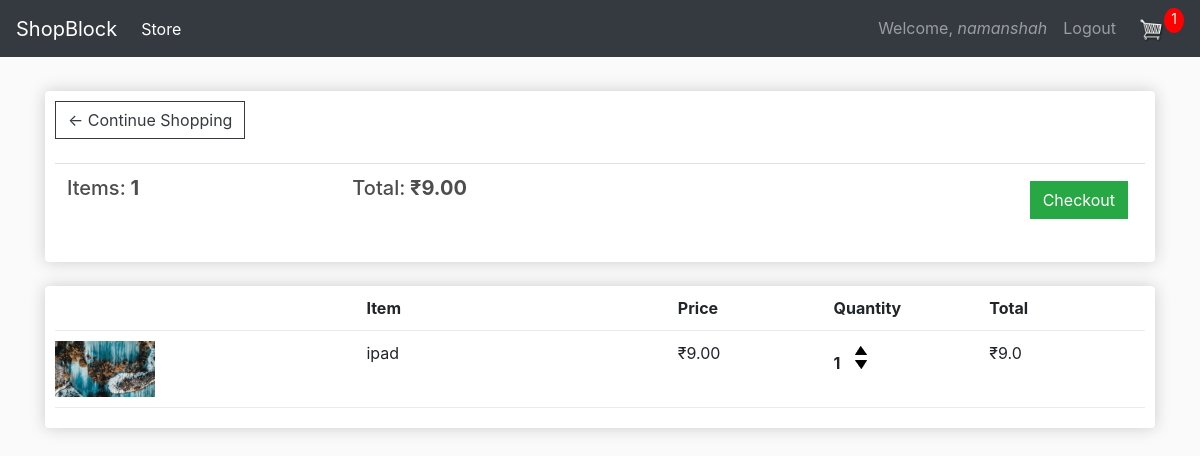
/cart/ (signed in), run on the app's committed database.
### users/models.py (models this page shows, shortened)
class Account(AbstractBaseUser):
	email 					= models.EmailField(verbose_name="email", max_length=60, unique=True)
	username 				= models.CharField(max_length=30, unique=True)
	date_joined				= models.DateTimeField(verbose_name='date joined', auto_now_add=True)
	last_login				= models.DateTimeField(verbose_name='last login', auto_now=True)
	is_admin				= models.BooleanField(default=False)
	is_active				= models.BooleanField(default=True)
	is_staff				= models.BooleanField(default=False)
	is_superuser			= models.BooleanField(default=False)
	USERNAME_FIELD = 'email'
	REQUIRED_FIELDS = ['username']
	objects = MyAccountManager()
	def __str__(self):
		return self.email

### store/models.py (models this page shows, shortened)
class Order(models.Model):
	account			= models.ForeignKey(AUTH_USER_MODEL, on_delete=models.SET_NULL, null=True)
	date_ordered	= models.DateTimeField(auto_now_add=True)
	complete		= models.BooleanField(default=False)
	transaction_id	= models.CharField(max_length=100)
	@property
	def get_cart_total(self):
		orderitems	= self.orderitem_set.all()
		total		= sum([orderitem.get_total for orderitem in orderitems])
		return total
	@property
	def get_cart_quantity(self):
		orderitems	= self.orderitem_set.all()
		total		= sum([orderitem.quantity for orderitem in orderitems])
		return total

class OrderItem(models.Model):
	product			= models.ForeignKey(Product, on_delete=models.SET_NULL, null=True)
	order			= models.ForeignKey(Order, on_delete=models.SET_NULL, null=True)
	quantity		= models.IntegerField(default=0)
	date_added		= models.DateTimeField(auto_now_add=True)
	@property
	def get_total(self):
		return self.product.price*self.quantity

class Product(models.Model):
	name			= models.CharField(max_length=50, null=False, blank=False, unique=True)
	price			= models.FloatField()
	label			= models.CharField(choices=LABEL_CHOICES, max_length=7, default=None)
	image			= models.ImageField(upload_to=upload_location, null=True)

### store/views.py (the view)
# urls.py: path('cart/', cart, name='cart'),
@login_required(login_url='/login/')
def cart(request):
	account			= request.user
	order, created	= Order.objects.get_or_create(account=account, complete=False)
	items			= order.orderitem_set.all()
	context	= {'items': items, 'order': order}
	return render(request, 'store/cart.html', context)

### store/templates/store/cart.html (shortened to what this page needs)
{% extends 'store/main.html' %}
{% load static %}
{% block content %}
	<div class="row">
		<div class="col-lg-12">
			<div class="box-element">
				<a  class="btn btn-outline-dark" href="{% url 'home' %}">&#x2190; Continue Shopping</a>
				<br>
				<br>
				<table class="table">
					<tr>
						<th><h5>Items:<strong> {{order.get_cart_quantity}}</strong></h5></th>
						<th><h5>Total:<strong> &#8377;{{order.get_cart_total|floatformat:2}}</strong></h5></th>
						<th>
							<a href="{% url 'checkout' %}">
							<button id="checkoutbtn" style="float:right; margin:5px;" class="btn btn-success">Checkout</button>
							</a>
						</th>
					</tr>
				</table>
			</div>
			<br>
			<div class="box-element">
				<div class="cart-row">
					<div style="flex:2"></div>
					<div style="flex:2"><strong>Item</strong></div>
					<div style="flex:1"><strong>Price</strong></div>
					<div style="flex:1"><strong>Quantity</strong></div>
					<div style="flex:1"><strong>Total</strong></div>
				</div>
				{% for item in items %}
				<div class="cart-row">
					<div style="flex:2"><img class="row-image" src="{{item.product.image.url}}"></div>
					<div style="flex:2"><p>{{item.product.name}}</p></div>
					<div style="flex:1"><p>&#8377;{{item.product.price|floatformat:2}}</p></div>
					<div style="flex:1">
						<p class="quantity">{{item.quantity}}</p>
						<div class="quantity">
							<img data-product="{{item.product.id}}" data-action="add" class="chg-quantity update-cart" src="{% static 'images/arrow-up.png' %}">
							<img data-product="{{item.product.id}}" data-action="remove" class="chg-quantity update-cart" src="{% static 'images/arrow-down.png' %}">
						</div>
					</div>
					<div style="flex:1"><p>&#8377;{{item.get_total}}</p></div>
				</div>
				{% endfor %}
			</div>
		</div>
	</div>
{% endblock content %}

### store/templates/store/main.html (shortened to what this page needs)
<!DOCTYPE html>
{% load static %}
<html>
<head>
	<link rel="stylesheet" href="https://stackpath.bootstrapcdn.com/bootstrap/4.4.1/css/bootstrap.min.css">
	<link rel="stylesheet" type="text/css" href="{% static 'css/main.css' %}">
</head>
<body>
	<nav class="navbar navbar-expand-lg navbar-dark bg-dark">
	  <a class="navbar-brand" href="{% url 'home' %}">ShopBlock</a>
	  <div class="collapse navbar-collapse" id="navbarSupportedContent">
	    <ul class="navbar-nav mr-auto">
	      <li class="nav-item active">
	        <a class="nav-link" href="{% url 'home' %}">Store <span class="sr-only">(current)</span></a>
	      </li>
	    </ul>
		<div class="navbar-nav ml-auto">
			{% if user.is_authenticated %}
				<a class="nav-item nav-link" href="{% url 'account' %}">Welcome, <i>{{ user.username }}</i></a>
				<a class="nav-item nav-link" href="{% url 'logout' %}">Logout</a>
				<div class="form-inline my-2 my-lg-0">
					<a href="{% url 'cart' %}"><img  id="cart-icon" src="{% static 'images/cart.png' %}"></a>
				   <p id="cart-total">{{order.get_cart_quantity}}</p>
			   </div>
			{% else %}
				<a class="nav-item nav-link" href="{% url 'login' %}">Login</a>
				<a class="nav-item nav-link" href="{% url 'register' %}">Register</a>
			{% endif %}
		</div>
	  </div>
	</nav>
     <div class="container">
            <br>
            {% block content %}
            {% endblock content %}
         </div>
</body>
</html>

### static/css/main.css (style rules this page uses)
body { background-color: hsl(0, 0%, 98%); }
h1,h2,h3,h4,h5,h6 { color:hsl(0, 0%, 30%); }
.box-element { box-shadow:hsl(0, 0%, 80%) 0 0 16px; background-color: #fff; border-radius: 4px; padding: 10px; }
#cart-icon { width:25px; display: inline-block; margin-left: 15px; }
#cart-total { display: block; text-align: center; color:#fff; background-color: red; width: 20px; height: 25px; border-radius: 50%; font-size: 14px; }
.col-lg-4, .col-lg-6, .col-lg-8, .col-lg-12 { margin-top: 10px; }
.btn { border-radius: 0; }
.row-image { width: 100px; }
.cart-row { display: flex; align-items: flex-stretch; padding-bottom: 10px; margin-bottom: 10px; border-bottom: 1px solid #ececec; }
.quantity { display: inline-block; font-weight: 700; padding-right:10px; }
.chg-quantity { width: 12px; cursor: pointer; display: block; margin-top: 5px; transition:.1s; }

### data on the page
Account: username "namanshah"
Order: get_cart_quantity "1", get_cart_total "9.00"
OrderItem: product.image (picture), product.name "ipad", product.price "9.00", quantity "1", get_total "9.0"
